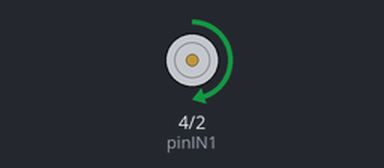
Bench run of a sketch on a simulated Arduino Uno, built with avr-gcc and run on an emulated ATmega328P. Parts: motor-driver pin pairs drawn as motors (green arrow = first pin HIGH = forward, orange = second pin HIGH = backward, longer = more drive, scaled by the enable pin).

Above: at 1.0 s.
At 2.5 s:
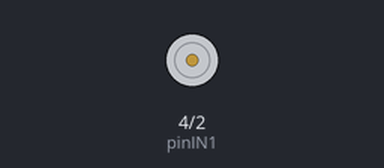
At 4.0 s:
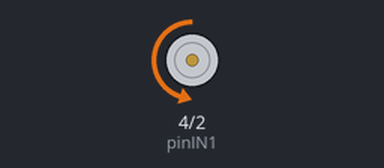
Timing chart, 0 to 7.8 s (numbered marks = the images above):
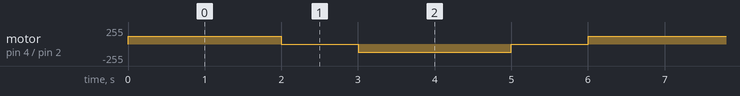

The sketch:

sketch_jul24a_motor_dc_.ino
```cpp
#include <Servo.h>

// Definición de pines para el motor DC
const int pinIN1 = 4;  // Control de dirección 1
const int pinIN2 = 2;  // Control de dirección 2
const int pinENA = 3;  // Control PWM

void setup() {
  // Configurar los pines del motor como salida
  pinMode(pinIN1, OUTPUT);
  pinMode(pinIN2, OUTPUT);
  pinMode(pinENA, OUTPUT);
}

// Funciones para controlar el motor DC
void avanzar() {
  digitalWrite(pinIN1, HIGH);
  digitalWrite(pinIN2, LOW);
  analogWrite(pinENA, 120); // Velocidad máxima
  delay(2000); // Avanzar por 2 segundos
  detenerMotor(); // Detener el motor
}

void retroceder() {
  digitalWrite(pinIN1, LOW);
  digitalWrite(pinIN2, HIGH);
  analogWrite(pinENA, 120); // Velocidad máxima
  delay(2000); // Retroceder por 2 segundos
  detenerMotor(); // Detener el motor
}

void detenerMotor() {
  analogWrite(pinENA, 0); // Detener el motor
}

void loop() {
  // Control del motor DC
  avanzar();
  delay(1000); // Esperar 1 segundo
  retroceder();
  delay(1000); // Esperar 1 segundo
  }
```

Measured:
- by itself, motor on pin 4 (pinIN1) / pin 2 (pinIN2): repeats every 6.0 s: stopped 1.0 s, backward 120/255 2.0 s, stopped 1.0 s, forward 120/255 2.0 s
